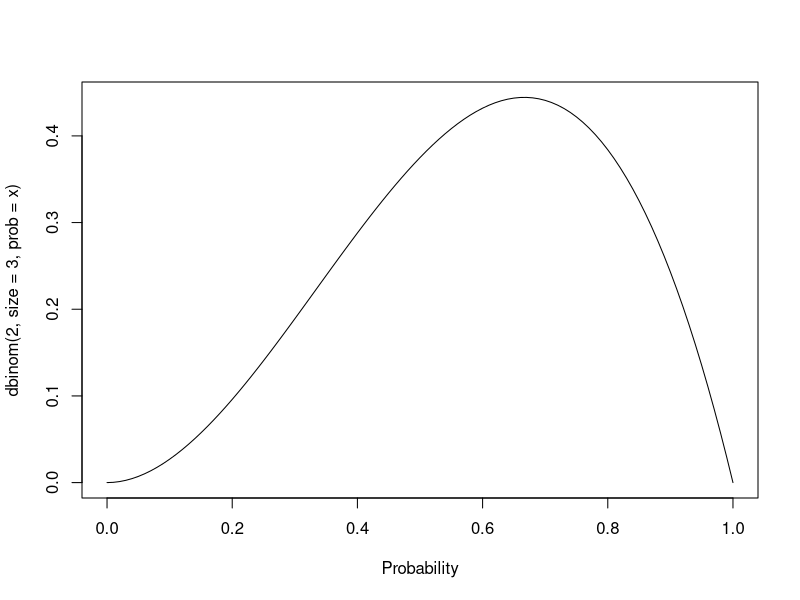

R code for this plot:
## ---- chunk 1
curve(dbinom(2, size = 3, prob = x), 
      from = 0.0, to = 1.0, 
      xlab = "Probability"
      )

